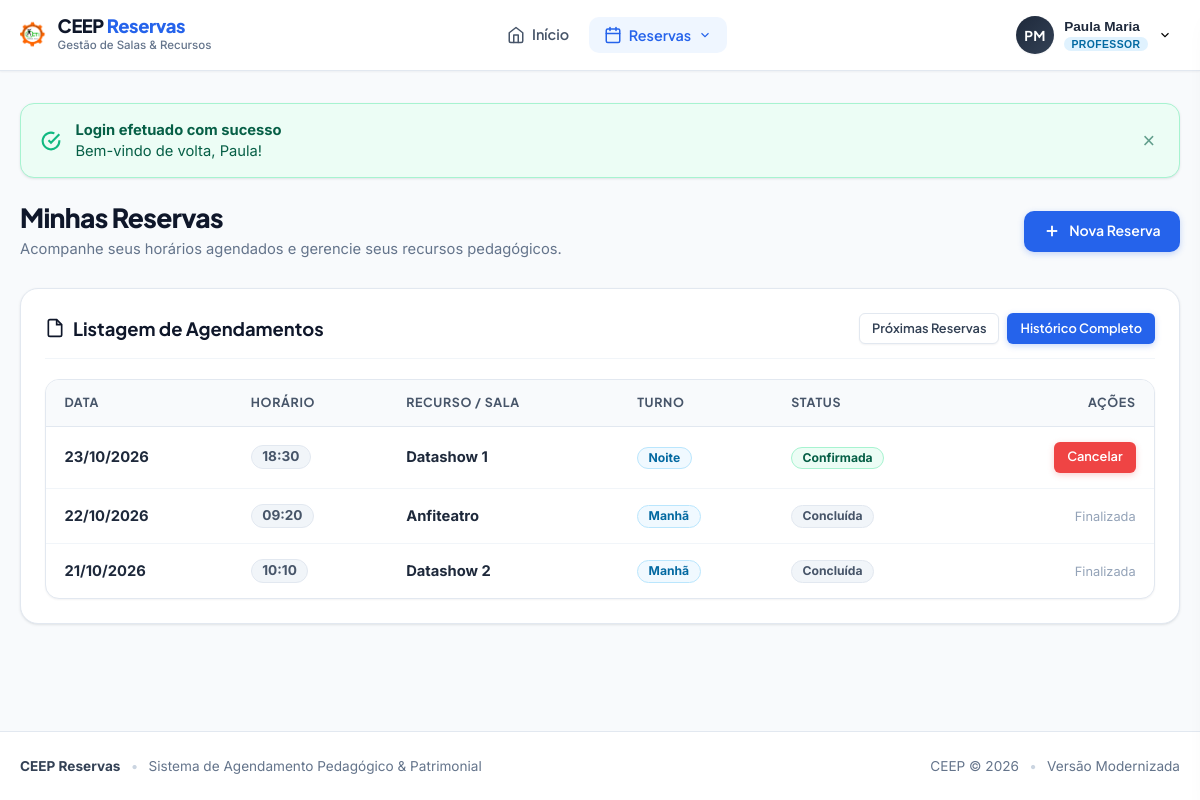
Screenshot of /reservas.php?filtro=historico (signed in) with the database file from the repository.
### tables this page shows
CREATE TABLE reservas (
    ID INTEGER PRIMARY KEY AUTOINCREMENT,
    cod_recurso INTEGER DEFAULT 0,
    matricula INTEGER DEFAULT 0,
    datatempo TEXT DEFAULT NULL,
    turno TEXT DEFAULT 'm',
    ticket TEXT DEFAULT '0',
    disponivel INTEGER DEFAULT 0,
    pegou INTEGER DEFAULT 0
);

CREATE TABLE recursos (
    cod_recurso INTEGER PRIMARY KEY AUTOINCREMENT,
    nome_recurso TEXT NOT NULL,
    status TEXT DEFAULT 'Disponivel',
    categoria TEXT DEFAULT '1'
);

### reservas.php (the view, shortened to what this page needs)
<?php
require_once __DIR__ . '/core/bootstrap.php';
$user = auth_user();
$matricula = $user['matricula'];
$isAdmin = auth_is_admin();
$filtro = $_GET['filtro'] ?? 'futuras';
try {
    if ($filtro === 'historico') {
        $minhas = DB::fetchAll(
            "SELECT r.*, rec.nome_recurso, rec.categoria
             FROM reservas r
             LEFT JOIN recursos rec ON r.cod_recurso = rec.cod_recurso
             WHERE r.matricula = ?
             ORDER BY r.datatempo DESC LIMIT 100",
            [$matricula]
        );
    }
} catch (Throwable $t) {
    error_log('Erro em minhas reservas: ' . $t->getMessage());
    $minhas = [];
}
?>
<div class="page-header animate-slide-in">
    <div>
        <h1 class="page-title">Minhas Reservas</h1>
        <p class="page-subtitle">Acompanhe seus horários agendados e gerencie seus recursos pedagógicos.</p>
    </div>
    <div class="page-actions">
        <a href="user1.php" class="btn btn-primary">
            <svg width="18" height="18" viewBox="0 0 24 24" fill="none" stroke="currentColor" stroke-width="2.5"><line x1="12" y1="5" x2="12" y2="19"></line><line x1="5" y1="12" x2="19" y2="12"></line></svg>
            <span>Nova Reserva</span>
        </a>
    </div>
</div>
<div class="card animate-slide-in">
    <div class="card-header">
        <h2 class="card-title">
            <svg width="20" height="20" viewBox="0 0 24 24" fill="none" stroke="currentColor" stroke-width="2"><path d="M14 2H6a2 2 0 0 0-2 2v16a2 2 0 0 0 2 2h12a2 2 0 0 0 2-2V8z"></path><polyline points="14 2 14 8 20 8"></polyline></svg>
            <span>Listagem de Agendamentos</span>
        </h2>
        <div style="display: flex; gap: 0.5rem;">
            <a href="reservas.php?filtro=futuras" class="btn <?= $filtro === 'futuras' ? 'btn-primary' : 'btn-secondary' ?> btn-sm">Próximas Reservas</a>
            <a href="reservas.php?filtro=historico" class="btn <?= $filtro === 'historico' ? 'btn-primary' : 'btn-secondary' ?> btn-sm">Histórico Completo</a>
        </div>
    </div>
    <?php if (empty($minhas)): ?>
        <div class="empty-state">
            <div class="empty-state-icon">
                <svg width="32" height="32" viewBox="0 0 24 24" fill="none" stroke="currentColor" stroke-width="2"><circle cx="12" cy="12" r="10"></circle><polyline points="12 6 12 12 14 14"></polyline></svg>
            </div>
            <h3 class="empty-state-title">Nenhuma reserva encontrada</h3>
            <p class="empty-state-desc">Você ainda não possui horários agendados para este período.</p>
            <a href="user1.php" class="btn btn-primary">Fazer um Agendamento</a>
        </div>
    <?php else: ?>
        <div class="table-responsive">
            <table class="ceep-table">
                <thead>
                    <tr>
                        <th>Data</th>
                        <th>Horário</th>
                        <th>Recurso / Sala</th>
                        <th>Turno</th>
                        <th>Status</th>
                        <th style="text-align: right;">Ações</th>
                    </tr>
                </thead>
                <tbody>
                    <?php
                    $turnoNomes = ['m' => 'Manhã', 't' => 'Tarde', 'n' => 'Noite'];
                    foreach ($minhas as $res):
                        $passada = strtotime($res['datatempo']) < time();
                    ?>
                    <tr>
                        <td>
                            <strong><?= date('d/m/Y', strtotime($res['datatempo'])) ?></strong>
                        </td>
                        <td>
                            <span class="badge badge-secondary" style="font-size: 0.85rem;">
                                <?= date('H:i', strtotime($res['datatempo'])) ?>
                            </span>
                        </td>
                        <td>
                            <strong><?= e($res['nome_recurso'] ?? 'Recurso #' . $res['cod_recurso']) ?></strong>
                        </td>
                        <td>
                            <span class="badge badge-info">
                                <?= e($turnoNomes[$res['turno'] ?? ''] ?? 'Padrão') ?>
                            </span>
                        </td>
                        <td>
                            <?php if ($passada): ?>
                                <span class="badge badge-secondary">Concluída</span>
                            <?php else: ?>
                                <span class="badge badge-success">Confirmada</span>
                            <?php endif; ?>
                        </td>
                        <td style="text-align: right;">
                            <?php if (!$passada || $isAdmin): ?>
                                <a
                                    href="cancela.php?id=<?= urlencode($res['ID']) ?>&csrf_token=<?= e(csrf_token()) ?>"
                                    class="btn btn-danger btn-sm"
                                    data-confirm="Tem certeza que deseja cancelar esta reserva para <?= date('d/m/Y \à\s H:i', strtotime($res['datatempo'])) ?>?"
                                >
                                    Cancelar
                                </a>
                            <?php else: ?>
                                <span style="font-size: 0.8rem; color: var(--slate-400);">Finalizada</span>
                            <?php endif; ?>
                        </td>
                    </tr>
                    <?php endforeach; ?>
                </tbody>
            </table>
        </div>
    <?php endif; ?>
</div>

### rows the page displays
reservas: datatempo "23/10/2026", datatempo "18:30", cod_recurso.nome_recurso "Datashow 1", turno "Noite", shows "Confirmada"
reservas: datatempo "22/10/2026", datatempo "09:20", cod_recurso.nome_recurso "Anfiteatro", turno "Manhã", shows "Concluída", shows "Finalizada"
reservas: datatempo "21/10/2026", datatempo "10:10", cod_recurso.nome_recurso "Datashow 2", turno "Manhã", shows "Concluída", shows "Finalizada"

### other values shown
$initials "PM"
$userName "Paula Maria"
$userRole "PROFESSOR"
$flash['title'] "Login efetuado com sucesso"
$flash['message'] "Bem-vindo de volta, Paula!"
